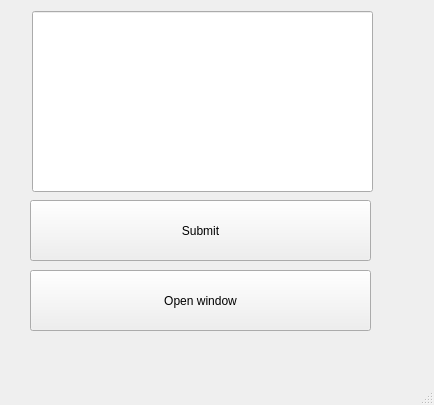
<?xml version="1.0" encoding="UTF-8"?>
<ui version="4.0">
 <class>MainWindow</class>
 <widget class="QMainWindow" name="MainWindow">
  <property name="geometry">
   <rect>
    <x>0</x>
    <y>0</y>
    <width>434</width>
    <height>405</height>
   </rect>
  </property>
  <property name="windowTitle">
   <string>MainWindow</string>
  </property>
  <widget class="QWidget" name="centralwidget">
   <widget class="QPushButton" name="pushButton">
    <property name="geometry">
     <rect>
      <x>30</x>
      <y>200</y>
      <width>341</width>
      <height>61</height>
     </rect>
    </property>
    <property name="text">
     <string>Submit</string>
    </property>
   </widget>
   <widget class="QPushButton" name="pushButton_2">
    <property name="geometry">
     <rect>
      <x>30</x>
      <y>270</y>
      <width>341</width>
      <height>61</height>
     </rect>
    </property>
    <property name="text">
     <string>Open window</string>
    </property>
   </widget>
   <widget class="QLineEdit" name="lineEdit">
    <property name="geometry">
     <rect>
      <x>32</x>
      <y>11</y>
      <width>341</width>
      <height>181</height>
     </rect>
    </property>
   </widget>
  </widget>
  <widget class="QMenuBar" name="menubar">
   <property name="geometry">
    <rect>
     <x>0</x>
     <y>0</y>
     <width>434</width>
     <height>26</height>
    </rect>
   </property>
  </widget>
  <widget class="QStatusBar" name="statusbar"/>
 </widget>
 <resources/>
 <connections/>
</ui>
